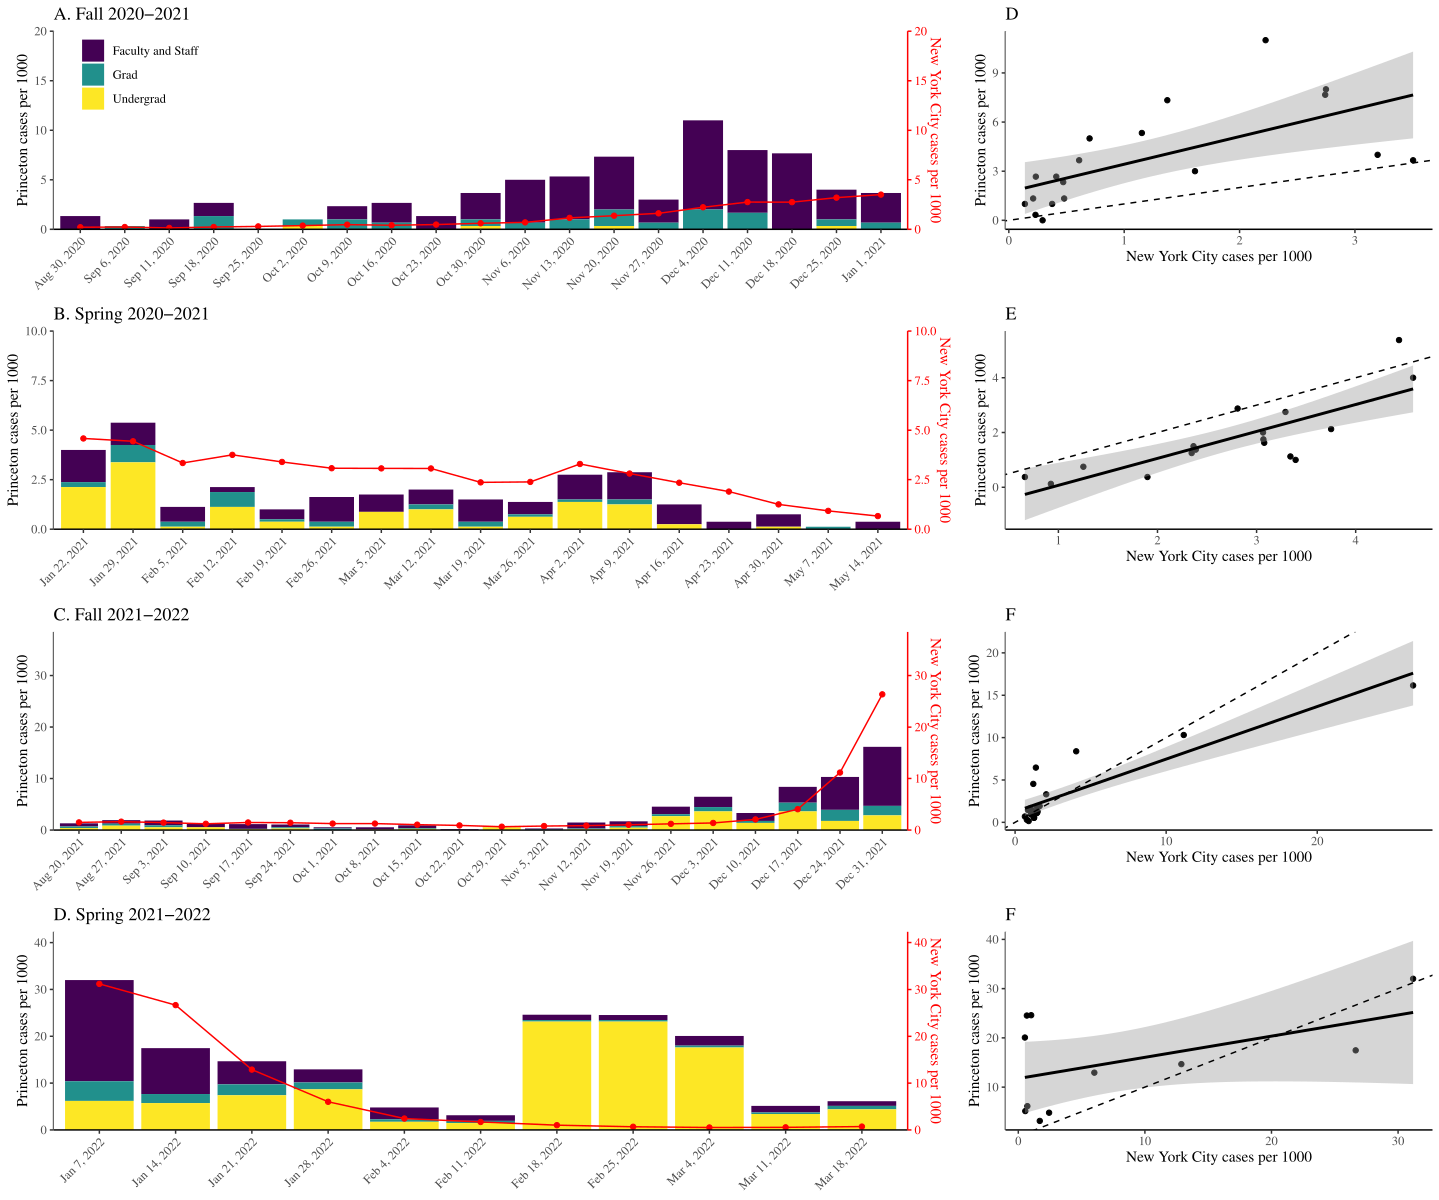

Generate this figure with R:
library(dplyr)
library(tidyr)
library(readxl)
library(ggplot2); theme_set(theme_bw(base_family = "Times"))
library(gridExtra)
library(egg)
library(lubridate)

data_asymp <- read_xlsx("../data/princeton-weekly-positive-03-22-2022.xlsx", sheet=1) %>%
  mutate(
    type="asymp"
  )

data_symp <- read_xlsx("../data/princeton-weekly-positive-03-22-2022.xlsx", sheet=2) %>%
  mutate(
    type="symp"
  )

data <- bind_rows(
  data_asymp, data_symp
)

county <- read.csv("../data/us-counties-03-22-2022.csv")

nyc <- county %>%
  filter(county=="New York City", state=="New York") %>%
  arrange(date) %>%
  mutate(
    cases=c(0, diff(cases)),
    cases=ifelse(cases < 0, 0, cases)
  )

nyc$cases[389] <- (nyc$cases[388] + nyc$cases[390])/2

fall2020 <- data %>%
  filter(`Week Ending` <= as.Date("2021-01-01")) %>%
  select(`Week Ending`, `Undergrad Positive Tests`, `Grad Student Positive Tests`,
         `Faculty Staff Positive Tests`) %>%
  rename(
    date=`Week Ending`,
    Undergrad=`Undergrad Positive Tests`,
    Grad=`Grad Student Positive Tests`,
    `Faculty and Staff`=`Faculty Staff Positive Tests`
  ) %>%
  mutate(
    date=as.Date(date)
  )  %>%
  mutate(
    year=substr(date, 1, 4),
    month=as.numeric(gsub("-.*", "", gsub("20..-", "", date))), 
    day=as.numeric(gsub(".*-", "", gsub("20..-", "", date)))
  ) %>%
  arrange(date) %>%
  mutate(
    date=paste0(month.abb[month], " ", day, ", ", year),
    date=factor(date, levels=unique(date))
  ) %>%
  gather(key, value, -date, -year, -month, -day) %>%
  mutate(
    date2=as.Date(paste0(year, "-", month, "-", day))
  ) %>%
  group_by(date, year, month, day, key, date2) %>%
  summarize(
    value=sum(value)
  )

spring2020 <- data %>%
  filter(`Week Ending` <= as.Date("2021-05-14"),
         `Week Ending` >= as.Date("2021-01-22")) %>%
  select(`Week Ending`, `Undergrad Positive Tests`, `Grad Student Positive Tests`,
         `Faculty Staff Positive Tests`) %>%
  rename(
    date=`Week Ending`,
    Undergrad=`Undergrad Positive Tests`,
    Grad=`Grad Student Positive Tests`,
    `Faculty and Staff`=`Faculty Staff Positive Tests`
  )  %>%
  mutate(
    date=as.Date(date)
  )  %>%
  mutate(
    year=substr(date, 1, 4),
    month=as.numeric(gsub("-.*", "", gsub("20..-", "", date))), 
    day=as.numeric(gsub(".*-", "", gsub("20..-", "", date)))
  ) %>%
  arrange(date) %>%
  mutate(
    date=paste0(month.abb[month], " ", day, ", ", year),
    date=factor(date, levels=unique(date))
  ) %>%
  gather(key, value, -date, -year, -month, -day) %>%
  mutate(
    date2=as.Date(paste0(year, "-", month, "-", day))
  ) %>%
  group_by(date, year, month, day, key, date2) %>%
  summarize(
    value=sum(value)
  )

fall2021 <- data %>%
  filter(`Week Ending` >= as.Date("2021-08-20"),
         `Week Ending` <= as.Date("2021-12-31")) %>%
  select(`Week Ending`, `Undergrad Positive Tests`, `Grad Student Positive Tests`,
         `Faculty Staff Positive Tests`) %>%
  rename(
    date=`Week Ending`,
    Undergrad=`Undergrad Positive Tests`,
    Grad=`Grad Student Positive Tests`,
    `Faculty and Staff`=`Faculty Staff Positive Tests`
  )  %>%
  mutate(
    date=as.Date(date)
  )  %>%
  mutate(
    year=substr(date, 1, 4),
    month=as.numeric(gsub("-.*", "", gsub("20..-", "", date))), 
    day=as.numeric(gsub(".*-", "", gsub("20..-", "", date)))
  ) %>%
  arrange(date) %>%
  mutate(
    date=paste0(month.abb[month], " ", day, ", ", year),
    date=factor(date, levels=unique(date))
  ) %>%
  gather(key, value, -date, -year, -month, -day) %>%
  mutate(
    date2=as.Date(paste0(year, "-", month, "-", day))
  ) %>%
  group_by(date, year, month, day, key, date2) %>%
  summarize(
    value=sum(value)
  )

spring2021 <- data %>%
  filter(`Week Ending` > as.Date("2021-12-31"),
         `Week Ending` <= as.Date("2022-03-18")) %>%
  select(`Week Ending`, `Undergrad Positive Tests`, `Grad Student Positive Tests`,
         `Faculty Staff Positive Tests`) %>%
  rename(
    date=`Week Ending`,
    Undergrad=`Undergrad Positive Tests`,
    Grad=`Grad Student Positive Tests`,
    `Faculty and Staff`=`Faculty Staff Positive Tests`
  )  %>%
  mutate(
    date=as.Date(date)
  )  %>%
  mutate(
    year=substr(date, 1, 4),
    month=as.numeric(gsub("-.*", "", gsub("20..-", "", date))), 
    day=as.numeric(gsub(".*-", "", gsub("20..-", "", date)))
  ) %>%
  arrange(date) %>%
  mutate(
    date=paste0(month.abb[month], " ", day, ", ", year),
    date=factor(date, levels=unique(date))
  ) %>%
  gather(key, value, -date, -year, -month, -day) %>%
  mutate(
    date2=as.Date(paste0(year, "-", month, "-", day))
  ) %>%
  group_by(date, year, month, day, key, date2) %>%
  summarize(
    value=sum(value)
  )

nyc_fall2020 <- nyc %>%
  filter(date >= "2020-08-24", date<= "2021-01-01") %>%
  mutate(
    group=cut(as.numeric(as.Date(date)), breaks=unique(as.numeric(fall2020$date2)))
  ) %>%
  group_by(group) %>%
  summarize(
    cases=sum(cases),
    date=max(date)
  ) %>%
  mutate(
    date=fall2020$date[match(as.Date(date), as.Date(fall2020$date2))]
  )

nyc_spring2020 <- nyc %>%
  filter(date >= "2021-01-16", date<= "2021-05-14") %>%
  mutate(
    group=cut(as.numeric(as.Date(date)), breaks=unique(as.numeric(spring2020$date2)))
  ) %>%
  group_by(group) %>%
  summarize(
    cases=sum(cases),
    date=max(date)
  ) %>%
  mutate(
    date=spring2020$date[match(as.Date(date), as.Date(spring2020$date2))]
  )

nyc_fall2021 <- nyc %>%
  filter(date >= "2021-08-14", date <= "2021-12-31") %>%
  mutate(
    group=cut(as.numeric(as.Date(date)), breaks=unique(as.numeric(fall2021$date2)))
  ) %>%
  group_by(group) %>%
  summarize(
    cases=sum(cases),
    date=max(date)
  ) %>%
  mutate(
    date=fall2021$date[match(as.Date(date), as.Date(fall2021$date2))]
  )

nyc_spring2021 <- nyc %>%
  filter(date > "2021-12-31", date <= "2022-03-18") %>%
  mutate(
    group=cut(as.numeric(as.Date(date)), breaks=unique(as.numeric(spring2021$date2)))
  ) %>%
  group_by(group) %>%
  summarize(
    cases=sum(cases),
    date=max(date)
  ) %>%
  mutate(
    date=spring2021$date[match(as.Date(date), as.Date(spring2021$date2))]
  )

g1 <- ggplot(fall2020) +
  geom_bar(aes(date, value/3000*1000, fill=key), stat="identity") +
  geom_line(data=nyc_fall2020, aes(date, cases/8.8e6*1000, group=1), col="red") +
  geom_point(data=nyc_fall2020, aes(date, cases/8.8e6*1000), col="red") +
 scale_x_discrete("Date") +
  scale_y_continuous("Princeton cases per 1000", expand=c(0, 0), limits=c(0, 20),
                     sec.axis = sec_axis(trans=~., "New York City cases per 1000")) +
  scale_fill_viridis_d() +
  ggtitle("A. Fall 2020-2021") +
  theme(
    panel.grid = element_blank(),
    panel.border = element_blank(),
    axis.line = element_line(),
    axis.text.x = element_text(angle=45, hjust=1),
    axis.title.x = element_blank(),
    legend.position = c(0.1, 0.8),
    legend.title = element_blank(),
    axis.line.y.right = element_line(color="red"),
    axis.ticks.y.right = element_line(color="red"),
    axis.text.y.right = element_text(color="red"),
    axis.title.y.right = element_text(color="red")
  )

g2 <- ggplot(spring2020) +
  geom_bar(aes(as.factor(date), value/8000*1000, fill=key), stat="identity") +
  geom_line(data=nyc_spring2020, aes(date, cases/8.8e6*1000, group=1), col="red") +
  geom_point(data=nyc_spring2020, aes(date, cases/8.8e6*1000), col="red") +
  scale_x_discrete("Date") +
  scale_y_continuous("Princeton cases per 1000", expand=c(0, 0), limits=c(0, 10),
                     sec.axis = sec_axis(trans=~., "New York City cases per 1000")) +
  scale_fill_viridis_d() +
  ggtitle("B. Spring 2020-2021") +
  theme(
    panel.grid = element_blank(),
    panel.border = element_blank(),
    axis.line = element_line(),
    axis.text.x = element_text(angle=45, hjust=1),
    axis.title.x = element_blank(),
    legend.position = "none",
    legend.title = element_blank(),
    axis.line.y.right = element_line(color="red"),
    axis.ticks.y.right = element_line(color="red"),
    axis.text.y.right = element_text(color="red"),
    axis.title.y.right = element_text(color="red")
  )

g3 <- ggplot(fall2021) +
  geom_bar(aes(as.factor(date), value/13, fill=key), stat="identity") +
  geom_line(data=nyc_fall2021, aes(date, cases/8.8e6*1000, group=1), col="red") +
  geom_point(data=nyc_fall2021, aes(date, cases/8.8e6*1000), col="red") +
  scale_x_discrete("Date") +
  scale_y_continuous("Princeton cases per 1000", expand=c(0, 0), limits=c(0, 500/13),
                     sec.axis = sec_axis(trans=~., "New York City cases per 1000")) +
  scale_fill_viridis_d() +
  ggtitle("C. Fall 2021-2022") +
  theme(
    panel.grid = element_blank(),
    panel.border = element_blank(),
    axis.line = element_line(),
    axis.text.x = element_text(angle=45, hjust=1),
    axis.title.x = element_blank(),
    legend.position = "none",
    legend.title = element_blank(),
    axis.line.y.right = element_line(color="red"),
    axis.ticks.y.right = element_line(color="red"),
    axis.text.y.right = element_text(color="red"),
    axis.title.y.right = element_text(color="red")
  )

g4 <- ggplot(spring2021) +
  geom_bar(aes(as.factor(date), value/15, fill=key), stat="identity") +
  geom_line(data=nyc_spring2021, aes(date, cases/8.8e6*1000, group=1), col="red") +
  geom_point(data=nyc_spring2021, aes(date, cases/8.8e6*1000), col="red") +
  scale_x_discrete("Date") +
  scale_y_continuous("Princeton cases per 1000", expand=c(0, 0), limits=c(0, 550/13),
                     sec.axis = sec_axis(trans=~., "New York City cases per 1000")) +
  scale_fill_viridis_d() +
  ggtitle("D. Spring 2021-2022") +
  theme(
    panel.grid = element_blank(),
    panel.border = element_blank(),
    axis.line = element_line(),
    axis.text.x = element_text(angle=45, hjust=1),
    axis.title.x = element_blank(),
    legend.position = "none",
    legend.title = element_blank(),
    axis.line.y.right = element_line(color="red"),
    axis.ticks.y.right = element_line(color="red"),
    axis.text.y.right = element_text(color="red"),
    axis.title.y.right = element_text(color="red")
  )

fall2020a <- fall2020 %>%
  group_by(date) %>%
  summarize(
    value=sum(value)
  ) %>%
  merge(nyc_fall2020)

spring2020a <- spring2020 %>%
  group_by(date) %>%
  summarize(
    value=sum(value)
  ) %>%
  merge(nyc_spring2020)

fall2021a <- fall2021 %>%
  group_by(date) %>%
  summarize(
    value=sum(value)
  ) %>%
  merge(nyc_fall2021)

spring2021a <- spring2021 %>%
  group_by(date) %>%
  summarize(
    value=sum(value)
  ) %>%
  merge(nyc_spring2021)

cor.test(fall2020a$value, fall2020a$cases)

g5 <- ggplot(fall2020a) +
  geom_point(aes(cases/8.8e6*1000, value/3)) +
  geom_smooth(aes(cases/8.8e6*1000, value/3), method="lm", col="black") +
  geom_abline(intercept=0, slope=1, lty=2) +
  scale_x_continuous("New York City cases per 1000") +
  scale_y_continuous("Princeton cases per 1000") +
  ggtitle("D") +
  theme(
    panel.grid = element_blank(),
    panel.border = element_blank(),
    axis.line = element_line()
  )

cor.test(spring2020a$value, spring2020a$cases)

g6 <- ggplot(spring2020a) +
  geom_point(aes(cases/8.8e6*1000, value/8)) +
  geom_smooth(aes(cases/8.8e6*1000, value/8), method="lm", col="black") +
  geom_abline(intercept=0, slope=1, lty=2) +
  scale_x_continuous("New York City cases per 1000") +
  scale_y_continuous("Princeton cases per 1000") +
  ggtitle("E") +
  theme(
    panel.grid = element_blank(),
    panel.border = element_blank(),
    axis.line = element_line()
  )

cor.test(fall2021a$value, fall2021a$cases)

g7 <- ggplot(fall2021a) +
  geom_point(aes(cases/8.8e6*1000, value/13)) +
  geom_smooth(aes(cases/8.8e6*1000, value/13), method="lm", col="black") +
  geom_abline(intercept=0, slope=1, lty=2) +
  scale_x_continuous("New York City cases per 1000") +
  scale_y_continuous("Princeton cases per 1000") +
  ggtitle("F") +
  theme(
    panel.grid = element_blank(),
    panel.border = element_blank(),
    axis.line = element_line()
  )

cor.test(spring2021a$value, spring2021a$cases)

g8 <- ggplot(spring2021a) +
  geom_point(aes(cases/8.8e6*1000, value/15)) +
  geom_smooth(aes(cases/8.8e6*1000, value/15), method="lm", col="black") +
  geom_abline(intercept=0, slope=1, lty=2) +
  scale_x_continuous("New York City cases per 1000") +
  scale_y_continuous("Princeton cases per 1000") +
  ggtitle("F") +
  theme(
    panel.grid = element_blank(),
    panel.border = element_blank(),
    axis.line = element_line()
  )

gcomb <- ggarrange(g1, g2, g3, g4, g5, g6, g7, g8, nrow=4, byrow=FALSE,
                    widths=c(2, 1), draw=FALSE)

ggsave("figure_princeton_newyork_new.pdf", gcomb, width=12*1.2, height=10*1.2)
